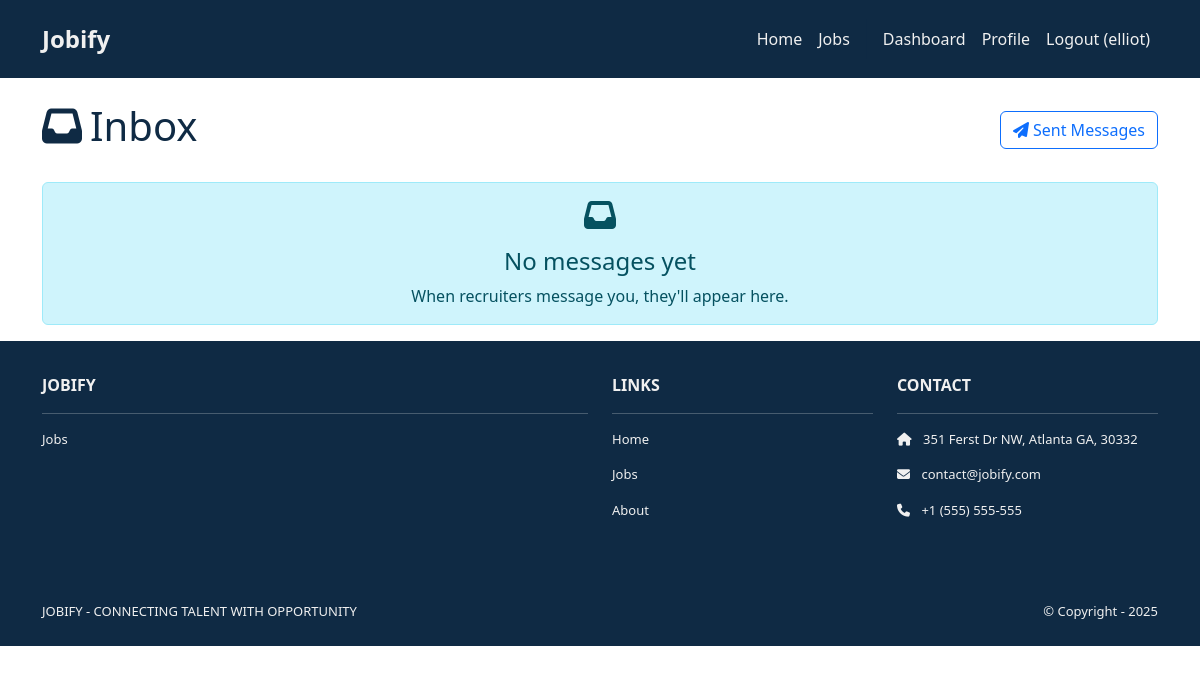
Before: /jobs/messages/inbox/ (signed in) with the older database file.
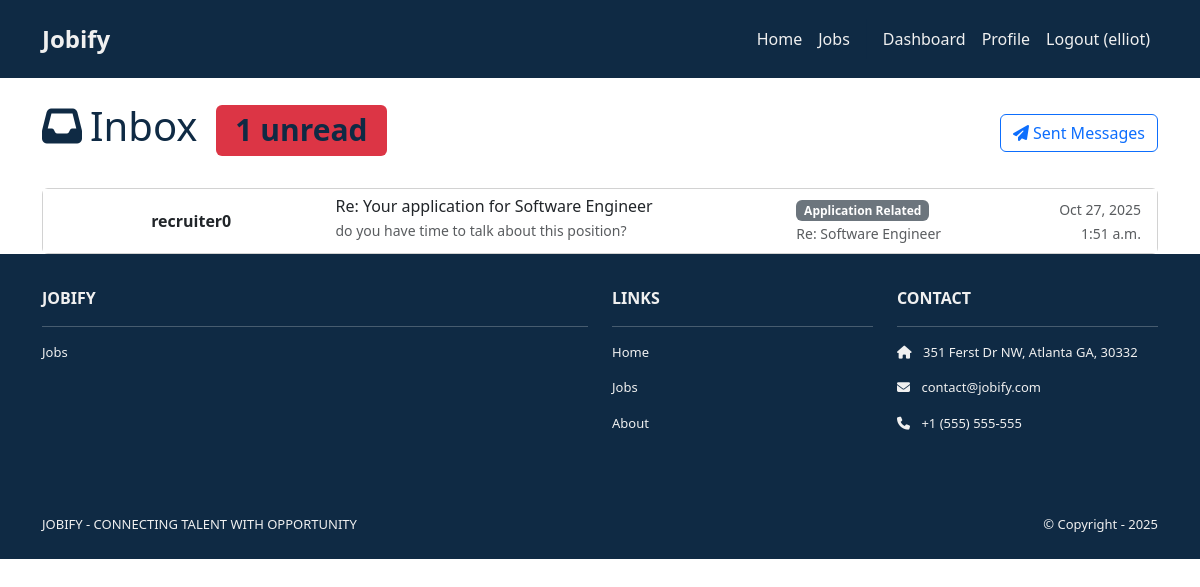
After: the same page with the newer database file.
### jobs/models.py (models this page shows, shortened)
class Message(models.Model):
    MESSAGE_TYPES = [
        ('application', 'Application Related'),
        ('interview', 'Interview Invitation'),
        ('offer', 'Job Offer'),
        ('general', 'General Inquiry'),
        ('rejection', 'Rejection'),
    ]
    sender = models.ForeignKey(User, on_delete=models.CASCADE, related_name='sent_messages')
    recipient = models.ForeignKey(User, on_delete=models.CASCADE, related_name='received_messages')
    application = models.ForeignKey(
        Application,
        on_delete=models.CASCADE,
        related_name='messages',
        null=True,
        blank=True
    )
    subject = models.CharField(max_length=200)
    content = models.TextField()
    message_type = models.CharField(max_length=20, choices=MESSAGE_TYPES, default='application')
    is_read = models.BooleanField(default=False)
    sent_at = models.DateTimeField(auto_now_add=True)
    email_sent = models.BooleanField(default=False)
    email_sent_at = models.DateTimeField(null=True, blank=True)
    email_failed = models.BooleanField(default=False)
    email_failure_reason = models.TextField(blank=True)
    class Meta:
        ordering = ['-sent_at']

class Application(models.Model):
    APPLICATION_STATUS_CHOICES = [
        ("applied", "Applied"),
        ("reviewed", "Reviewed"),
        ("interview", "Interview"),
        ("offer", "Offer"),
        ("closed", "Closed"),
    ]
    job = models.ForeignKey(Job, on_delete=models.CASCADE, related_name="applications")
    applicant = models.ForeignKey(
        User, on_delete=models.CASCADE, related_name="job_applications"
    )
    application_note = models.TextField(
        help_text="Why are you interested in this position?"
    )
    applied_at = models.DateTimeField(auto_now_add=True)
    status = models.CharField(
        max_length=20, choices=APPLICATION_STATUS_CHOICES, default="applied"
    )
    resume = models.FileField(upload_to="resumes/", blank=True, null=True)
    class Meta:
        unique_together = ["job", "applicant"]

class Job(models.Model):
    JOB_TYPE_CHOICES = [
        ("full_time", "Full Time"),
        ("part_time", "Part Time"),
        ("contract", "Contract"),
        ("internship", "Internship"),
        ("remote", "Remote"),
    ]
    EXPERIENCE_LEVEL_CHOICES = [
        ("entry", "Entry Level"),
        ("mid", "Mid Level"),
        ("senior", "Senior Level"),
        ("lead", "Lead"),
    ]
    title = models.CharField(max_length=255)
    company = models.CharField(max_length=255)
    location = models.CharField(max_length=255)
    latitude = models.FloatField(null=True, blank=True)
    longitude = models.FloatField(null=True, blank=True)
    description = models.TextField()
    requirements = models.TextField(blank=True)
    salary_range = models.CharField(max_length=100, blank=True)
    job_type = models.CharField(
        max_length=20, choices=JOB_TYPE_CHOICES, default="full_time"
    )
    experience_level = models.CharField(
        max_length=20, choices=EXPERIENCE_LEVEL_CHOICES, default="mid"
    )
    posted_at = models.DateTimeField(auto_now_add=True)
    is_active = models.BooleanField(default=True)
    employer = models.ForeignKey(
        User,
        on_delete=models.CASCADE,
        related_name="posted_jobs",
        null=True,  # Make nullable for existing data
        blank=True
    )
    application_email = models.EmailField(blank=True)

### jobs/views.py (the view)
# urls.py: path("messages/inbox/", views.inbox, name="inbox"),
@login_required
def inbox(request):
    user_messages = Message.objects.filter(recipient=request.user).order_by("-sent_at")
    unread_count = user_messages.filter(is_read=False).count()
    user_messages.filter(is_read=False).update(is_read=True)
    context = {"user_messages": user_messages, "unread_count": unread_count}
    return render(request, "jobs/inbox.html", context)

### jobs/templates/jobs/inbox.html (shortened to what this page needs)
{% extends 'base.html' %}
{% load static %}
{% block content %}
<div class="container mt-4">
    <div class="row">
        <div class="col-12">
            <div class="d-flex justify-content-between align-items-center mb-4">
                <h1 class="navy-text">
                    <i class="fas fa-inbox me-2"></i>Inbox
                    {% if unread_count > 0 %}
                    <span class="badge bg-danger ms-2">{{ unread_count }} unread</span>
                    {% endif %}
                </h1>
                <a href="{% url 'sent_messages' %}" class="btn btn-outline-primary">
                    <i class="fas fa-paper-plane me-1"></i>Sent Messages
                </a>
            </div>
            {% if user_messages %}
            <div class="card">
                <div class="card-body p-0">
                    <div class="list-group list-group-flush">
                        {% for message in user_messages %}
                        <a href="{% url 'message_detail' message.id %}"
                           class="list-group-item list-group-item-action {% if not message.is_read %}bg-light{% endif %}">
                            <div class="row align-items-center">
                                <div class="col-md-2">
                                    <strong>{{ message.sender.get_full_name|default:message.sender.username }}</strong>
                                </div>
                                <div class="col-md-5">
                                    <h6 class="mb-1">{{ message.subject }}</h6>
                                    <p class="mb-1 text-muted small text-truncate">{{ message.content }}</p>
                                </div>
                                <div class="col-md-2">
                                    <span class="badge bg-secondary">{{ message.get_message_type_display }}</span>
                                    {% if message.application %}
                                    <br><small class="text-muted">Re: {{ message.application.job.title }}</small>
                                    {% endif %}
                                </div>
                                <div class="col-md-2 text-end">
                                    <small class="text-muted">{{ message.sent_at|date:"M d, Y" }}</small>
                                    <br><small class="text-muted">{{ message.sent_at|time }}</small>
                                </div>
                            </div>
                        </a>
                        {% endfor %}
                    </div>
                </div>
            </div>
            {% else %}
            <div class="alert alert-info text-center">
                <i class="fas fa-inbox fa-2x mb-3"></i>
                <h4>No messages yet</h4>
                <p class="mb-0">When recruiters message you, they'll appear here.</p>
            </div>
            {% endif %}
        </div>
    </div>
</div>
{% endblock %}

Changed rows visible on the page:
added Message: sender.get_full_name "recruiter0", subject "Re: Your application for Software Engineer", content "do you have time to talk about this position?", message_type "Application Related", application.job "Software Engineer", sent_at "Oct 27, 2025", sent_at "1:51 a.m."
Other visible differences:
{{ unread_count }}: (not shown) → "1"
text no longer shown: "No messages yet When recruiters message you, they'll appear here."
text now shown: "unread"
